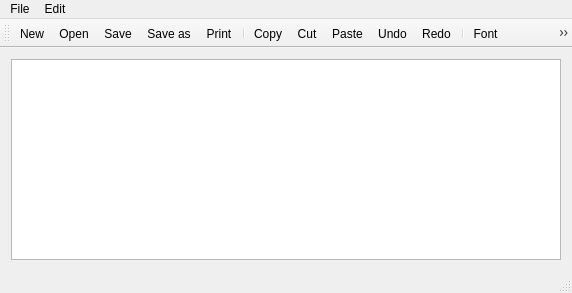
<?xml version="1.0" encoding="UTF-8"?>
<ui version="4.0">
 <class>MyNotepad</class>
 <widget class="QMainWindow" name="MyNotepad">
  <property name="geometry">
   <rect>
    <x>0</x>
    <y>0</y>
    <width>572</width>
    <height>293</height>
   </rect>
  </property>
  <property name="cursor">
   <cursorShape>PointingHandCursor</cursorShape>
  </property>
  <property name="windowTitle">
   <string>Notepad</string>
  </property>
  <widget class="QWidget" name="centralWidget">
   <layout class="QVBoxLayout" name="verticalLayout">
    <item>
     <widget class="QTextEdit" name="textEdit"/>
    </item>
   </layout>
  </widget>
  <widget class="QMenuBar" name="menuBar">
   <property name="geometry">
    <rect>
     <x>0</x>
     <y>0</y>
     <width>572</width>
     <height>22</height>
    </rect>
   </property>
   <widget class="QMenu" name="menuFile">
    <property name="title">
     <string>File</string>
    </property>
    <addaction name="actionNew"/>
    <addaction name="actionOpen"/>
    <addaction name="actionSave"/>
    <addaction name="actionSave_as"/>
    <addaction name="actionPrint"/>
    <addaction name="separator"/>
    <addaction name="actionExit"/>
   </widget>
   <widget class="QMenu" name="menuEdit">
    <property name="title">
     <string>Edit</string>
    </property>
    <addaction name="actionCopy"/>
    <addaction name="actionCut"/>
    <addaction name="actionPaste"/>
    <addaction name="separator"/>
    <addaction name="actionUndo"/>
    <addaction name="actionRedo"/>
    <addaction name="actionFont"/>
   </widget>
   <addaction name="menuFile"/>
   <addaction name="menuEdit"/>
  </widget>
  <widget class="QToolBar" name="mainToolBar">
   <attribute name="toolBarArea">
    <enum>TopToolBarArea</enum>
   </attribute>
   <attribute name="toolBarBreak">
    <bool>false</bool>
   </attribute>
   <addaction name="actionNew"/>
   <addaction name="actionOpen"/>
   <addaction name="actionSave"/>
   <addaction name="actionSave_as"/>
   <addaction name="actionPrint"/>
   <addaction name="separator"/>
   <addaction name="actionCopy"/>
   <addaction name="actionCut"/>
   <addaction name="actionPaste"/>
   <addaction name="actionUndo"/>
   <addaction name="actionRedo"/>
   <addaction name="separator"/>
   <addaction name="actionFont"/>
   <addaction name="actionBold"/>
   <addaction name="actionItalic"/>
   <addaction name="actionUnderline"/>
   <addaction name="separator"/>
   <addaction name="actionAbout"/>
   <addaction name="separator"/>
   <addaction name="actionExit"/>
  </widget>
  <widget class="QStatusBar" name="statusBar"/>
  <action name="actionNew">
   <property name="icon">
    <iconset resource="mynotepad.qrc">
     <normaloff>:/images/new.png</normaloff>:/images/new.png</iconset>
   </property>
   <property name="text">
    <string>New</string>
   </property>
   <property name="toolTip">
    <string>New text document</string>
   </property>
   <property name="shortcut">
    <string>Ctrl+N</string>
   </property>
  </action>
  <action name="actionOpen">
   <property name="icon">
    <iconset resource="mynotepad.qrc">
     <normaloff>:/images/open.png</normaloff>:/images/open.png</iconset>
   </property>
   <property name="text">
    <string>Open</string>
   </property>
   <property name="toolTip">
    <string>Open file</string>
   </property>
   <property name="shortcut">
    <string>Ctrl+O</string>
   </property>
  </action>
  <action name="actionSave">
   <property name="icon">
    <iconset resource="mynotepad.qrc">
     <normaloff>:/images/save.png</normaloff>:/images/save.png</iconset>
   </property>
   <property name="text">
    <string>Save</string>
   </property>
   <property name="toolTip">
    <string>Save file</string>
   </property>
   <property name="shortcut">
    <string>Ctrl+S</string>
   </property>
  </action>
  <action name="actionSave_as">
   <property name="icon">
    <iconset resource="mynotepad.qrc">
     <normaloff>:/images/save_as.png</normaloff>:/images/save_as.png</iconset>
   </property>
   <property name="text">
    <string>Save as</string>
   </property>
   <property name="toolTip">
    <string>Save file as</string>
   </property>
   <property name="shortcut">
    <string>Alt+S</string>
   </property>
  </action>
  <action name="actionPrint">
   <property name="icon">
    <iconset resource="mynotepad.qrc">
     <normaloff>:/images/print.png</normaloff>:/images/print.png</iconset>
   </property>
   <property name="text">
    <string>Print</string>
   </property>
   <property name="toolTip">
    <string>Print file</string>
   </property>
   <property name="shortcut">
    <string>Ctrl+P</string>
   </property>
  </action>
  <action name="actionExit">
   <property name="icon">
    <iconset theme="exit.png" resource="mynotepad.qrc">
     <normaloff>:/images/exit.png</normaloff>:/images/exit.png</iconset>
   </property>
   <property name="text">
    <string>Exit</string>
   </property>
   <property name="toolTip">
    <string>Exit notepad</string>
   </property>
  </action>
  <action name="actionCopy">
   <property name="icon">
    <iconset resource="mynotepad.qrc">
     <normaloff>:/images/copy.png</normaloff>:/images/copy.png</iconset>
   </property>
   <property name="text">
    <string>Copy</string>
   </property>
   <property name="shortcut">
    <string>Ctrl+C</string>
   </property>
  </action>
  <action name="actionCut">
   <property name="icon">
    <iconset resource="mynotepad.qrc">
     <normaloff>:/images/cut.png</normaloff>:/images/cut.png</iconset>
   </property>
   <property name="text">
    <string>Cut</string>
   </property>
   <property name="shortcut">
    <string>Ctrl+X</string>
   </property>
  </action>
  <action name="actionPaste">
   <property name="icon">
    <iconset resource="mynotepad.qrc">
     <normaloff>:/images/paste.png</normaloff>:/images/paste.png</iconset>
   </property>
   <property name="text">
    <string>Paste</string>
   </property>
   <property name="shortcut">
    <string>Ctrl+V</string>
   </property>
  </action>
  <action name="actionUndo">
   <property name="icon">
    <iconset resource="mynotepad.qrc">
     <normaloff>:/images/edit_undo.png</normaloff>:/images/edit_undo.png</iconset>
   </property>
   <property name="text">
    <string>Undo</string>
   </property>
   <property name="shortcut">
    <string>Ctrl+Z</string>
   </property>
  </action>
  <action name="actionRedo">
   <property name="icon">
    <iconset resource="mynotepad.qrc">
     <normaloff>:/images/edit_redo.png</normaloff>:/images/edit_redo.png</iconset>
   </property>
   <property name="text">
    <string>Redo</string>
   </property>
   <property name="shortcut">
    <string>Ctrl+Y</string>
   </property>
  </action>
  <action name="actionFont">
   <property name="icon">
    <iconset resource="mynotepad.qrc">
     <normaloff>:/images/font.png</normaloff>:/images/font.png</iconset>
   </property>
   <property name="text">
    <string>Font</string>
   </property>
   <property name="shortcut">
    <string>Ctrl+F</string>
   </property>
  </action>
  <action name="actionItalic">
   <property name="checkable">
    <bool>true</bool>
   </property>
   <property name="icon">
    <iconset resource="mynotepad.qrc">
     <normaloff>:/images/italic.png</normaloff>:/images/italic.png</iconset>
   </property>
   <property name="text">
    <string>Italic</string>
   </property>
   <property name="toolTip">
    <string>Italic font</string>
   </property>
   <property name="shortcut">
    <string>Ctrl+I</string>
   </property>
  </action>
  <action name="actionBold">
   <property name="checkable">
    <bool>true</bool>
   </property>
   <property name="icon">
    <iconset resource="mynotepad.qrc">
     <normaloff>:/images/bold.png</normaloff>:/images/bold.png</iconset>
   </property>
   <property name="text">
    <string>actionBold</string>
   </property>
   <property name="toolTip">
    <string>Bold</string>
   </property>
   <property name="shortcut">
    <string>Ctrl+B</string>
   </property>
  </action>
  <action name="actionUnderline">
   <property name="checkable">
    <bool>true</bool>
   </property>
   <property name="icon">
    <iconset resource="mynotepad.qrc">
     <normaloff>:/images/underline.png</normaloff>:/images/underline.png</iconset>
   </property>
   <property name="text">
    <string>Underline</string>
   </property>
   <property name="toolTip">
    <string>Underline</string>
   </property>
   <property name="shortcut">
    <string>Ctrl+U</string>
   </property>
  </action>
  <action name="actionAbout">
   <property name="icon">
    <iconset resource="mynotepad.qrc">
     <normaloff>:/images/info.png</normaloff>:/images/info.png</iconset>
   </property>
   <property name="text">
    <string>About</string>
   </property>
   <property name="toolTip">
    <string>About Notepad</string>
   </property>
  </action>
 </widget>
 <layoutdefault spacing="6" margin="11"/>
 <resources>
  <include location="mynotepad.qrc"/>
 </resources>
 <connections/>
</ui>
